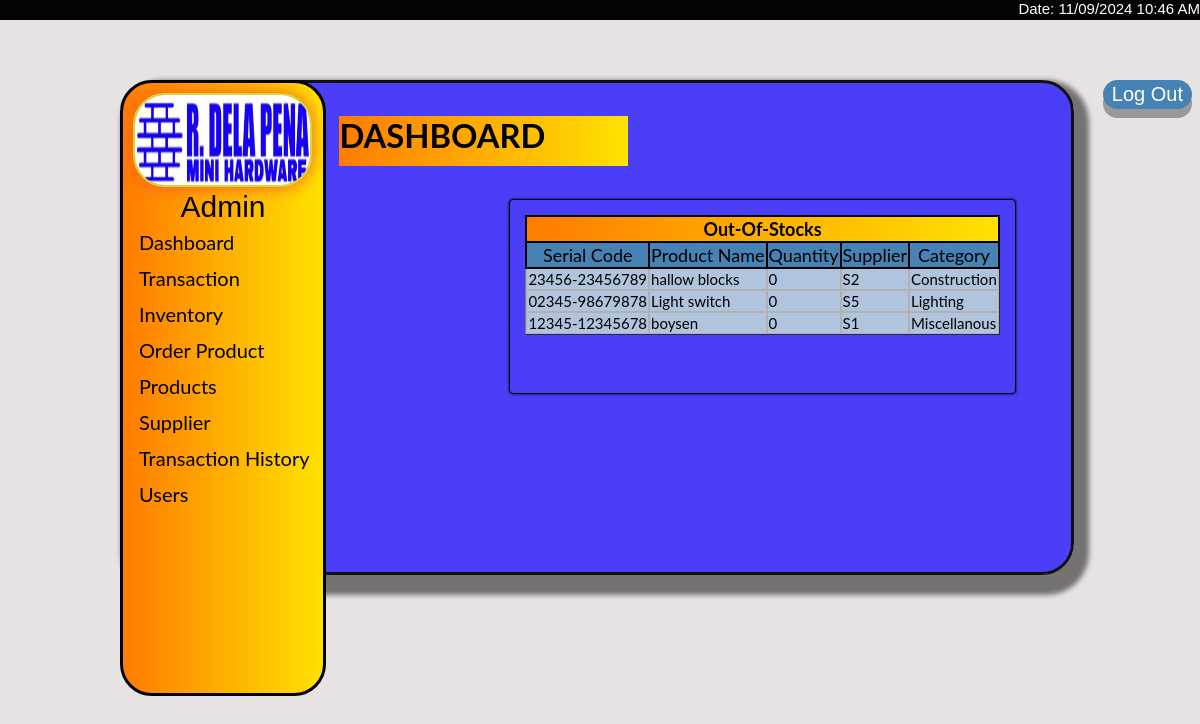
/admin/Dashboard.php, run on the app's committed database.
### tables this page shows
CREATE TABLE `product_list` (
  `Serial_Code` varchar(14) NOT NULL,
  `Product_Name` varchar(50) NOT NULL,
  `Unit` varchar(20) NOT NULL,
  `Quantity` int(50) NOT NULL,
  `Retail_Price` int(50) NOT NULL,
  `Sales_Price` int(50) NOT NULL,
  `Supplier` varchar(50) NOT NULL,
  `Category` varchar(100) NOT NULL
);

### admin/Dashboard.php (the view, shortened to what this page needs)
<!DOCTYPE html>
<html lang="en">
	<head>
		<link rel="stylesheet" href="Menui.css">
	</head>
    <body>
    <div class="log-out"><a href="../index.php"><button >Log Out</button></a></div>
    <div class="bodymain">
<header>
<div class="sidenav">
  <div class="profile-pic">
    <img src="img/CompanyLogo.png"/>
  </div>
  <div class="user-name">
     Admin
  </div>
  <a href="Dashboard.php">Dashboard</a>
    <a href="sell.php">Transaction</a>
    <a href="inventory.php">Inventory</a>
    <a href="order.php">Order Product</a>
    <a href="product.php">Products</a>
    <a href="supplier.php">Supplier</a>
    <a href="history.php">Transaction History</a>
    <a href="users.php">Users</a>
</div>
</header>
<main>
  <div class="date">
    <p>
      Date: <?= date ('m/d/Y');?> <?= date ('h:i A'); ?> </p>
  </div>
  <div class="main">
<h3>DASHBOARD</h3>
<div class="inventory-alert">
<div class="outer-wrapper"><div class="inner-wrapper">
		<table border='1' cellspacing='0'>
			<thead>
      <tr>
		 		<th colspan="5" style= "background: linear-gradient(90deg, #ff7b00 0%, #ffe200 100%); color: black;"><b>Out-Of-Stocks</b></th>
				</tr>
			<tr>
		 		<th style='background-color:  rgb(70, 130, 180); color: black'>Serial Code</th>
		 		<th style='background-color:  rgb(70, 130, 180); color: black'>Product Name</th>
		 		<th style='background-color:  rgb(70, 130, 180); color: black'>Quantity</th>
				<th style='background-color:  rgb(70, 130, 180); color: black'>Supplier</th>
				<th style='background-color:  rgb(70, 130, 180); color: black'>Category</th>
				</tr>
			</thead>
			<tbody id='result'>
<?php
    include 'inv.php';
			$product_query1 = "select * from product_list where Quantity='0'";
			$product_result = mysqli_query($conn, $product_query1);
		 while($row = mysqli_fetch_array($product_result)) {
			extract($row);
				echo"<tr style='background-color: rgb(176, 196, 222)'>";
			echo "
			 <td>$Serial_Code</td>
			 <td>$Product_Name</td>
			 <td>$Quantity</td>
			 <td>$Supplier</td>
			 <td>$Category</td>
        </tr>";
		}
	?>
	</tbody>
	</table>
		</div></div>
</div>
</main>
    </body>

### admin/Menui.css (style rules this page uses)
body { font-family: "Lato", sans-serif; background-color: #e0dbdbc0; overflow-y: hidden; overflow-x: hidden; }
.bodymain { font-family: "Lato", sans-serif; background-color: #1909ffc0; margin-left: 10%; margin-top: 80px; margin-bottom: 10%; margin-right: 10%; border-top: #111 3px solid; border-bottom: #111 3px solid; border-right: #111 3px solid; border-left: #111 3px solid; border-radius: 32px; box-shadow: 5px 10px 5px 10px #757272 ; height: 75%; min-height: 75%; max-height: max-content; }
h3 { background: linear-gradient(90deg, #ff7b00 0%, #ffe200 100%); width: 40%; height: 50px; }
.sidenav { border: solid black 3px; height: 75%; width: 200px; position: fixed; z-index: 1; top: 0; left: 0; background: linear-gradient(90deg, #ff7b00 0%, #ffe200 100%); overflow-x: hidden; padding-top: 10px; margin-left: 10%; margin-top: 80px; margin-bottom: 10%; margin-right: 10%; border-radius: 32px; }
.sidenav a { padding: 6px 8px 6px 16px; text-decoration: none; font-size: 20px; color: #e0dddd; display: block; transition-duration: 0.4s; }
.main { margin-left: 200px; font-size: 28px; padding: 0px 10px; height: 80%; }
.main table { text-align: center; }
.profile-pic img { border-radius: 50%; height: 160px; width: 160px; position: relative; margin-left: 18px; }
.user-name { font-size: 30px; text-align: center; color: white; font-family: 'Franklin Gothic Medium', 'Arial Narrow', Arial, sans-serif; }
tr th { background-color: #333333; }
td { font-size:15px; padding:2px 7px; }
.date { width:100%; background-color:#000000fb; position: fixed; z-index: 1; top: 0 ; left: 0; right: 0; height: 20px; }
.date p { margin-top: 0; font-size: 15px; color: #ffffff; text-align: right; font-family: 'Franklin Gothic Medium', 'Arial Narrow', Arial, sans-serif ; }
.outer-wrapper { margin: 3px; margin-left: 20px; margin-right: 20px; border: 1px solid black; border-radius: 4px; box-shadow: 0px 0px 3px rgba(0, 0, 0, 0.9); max-width: fit-content; max-height: 200px; }
.inner-wrapper { overflow-y: scroll; height: 160px; max-height: 66.4vh; margin-top: 3px; margin: 15px; padding-bottom: 3px; }
.inner-wrapper table { min-width: max-content; border-collapse: separate; border-spacing: 0px; }
.inner-wrapper table th { position: sticky; top: 0px; background-color: #133b5c; color: rgb(241, 245, 179); text-align: center; font-weight: normal; font-size: 18px; outline: 0.7px solid black; border: 1.5px solid black; }
.inner-wrapper table th, table td { padding: 1px; padding-top: 1px; padding-bottom: 1px; }
.inner-wrapper table td { text-align: left; font-size: 15px; border: 1px solid rgb(177, 177, 177); padding-left: 1px; }

### admin/Dashboard.php (style rules this page uses)
.outer-wrapper { margin-left: 170px; margin-top: 10px; float: center; }
.main { padding-bottom: 175px; }
.profile-pic img { width: 175px; height: 90px; border-radius: 32px; border: 2px solid #cddc39; filter: drop-shadow(0 0 8px #ff5722); margin-left: 10px; }
.sidenav a { color:black; }
.user-name { color: black; }
.log-out { float: right; }
.log-out button { padding: 3px 9px; font-size: 20px; text-align: center; cursor: pointer; outline: none; color: #fff; background-color: rgb(70, 130, 180); border: none; border-radius: 15px; box-shadow: 0 9px #999; }

### data on the page
product_list: Serial_Code "23456-23456789", Product_Name "hallow blocks", Quantity "0", Supplier "S2", Category "Construction"
product_list: Serial_Code "02345-98679878", Product_Name "Light switch", Quantity "0", Supplier "S5", Category "Lighting"
product_list: Serial_Code "12345-12345678", Product_Name "boysen", Quantity "0", Supplier "S1", Category "Miscellanous"

### other printed values
date ('m/d/Y') "11/09/2024"
date ('h:i A') "10:46 AM"
